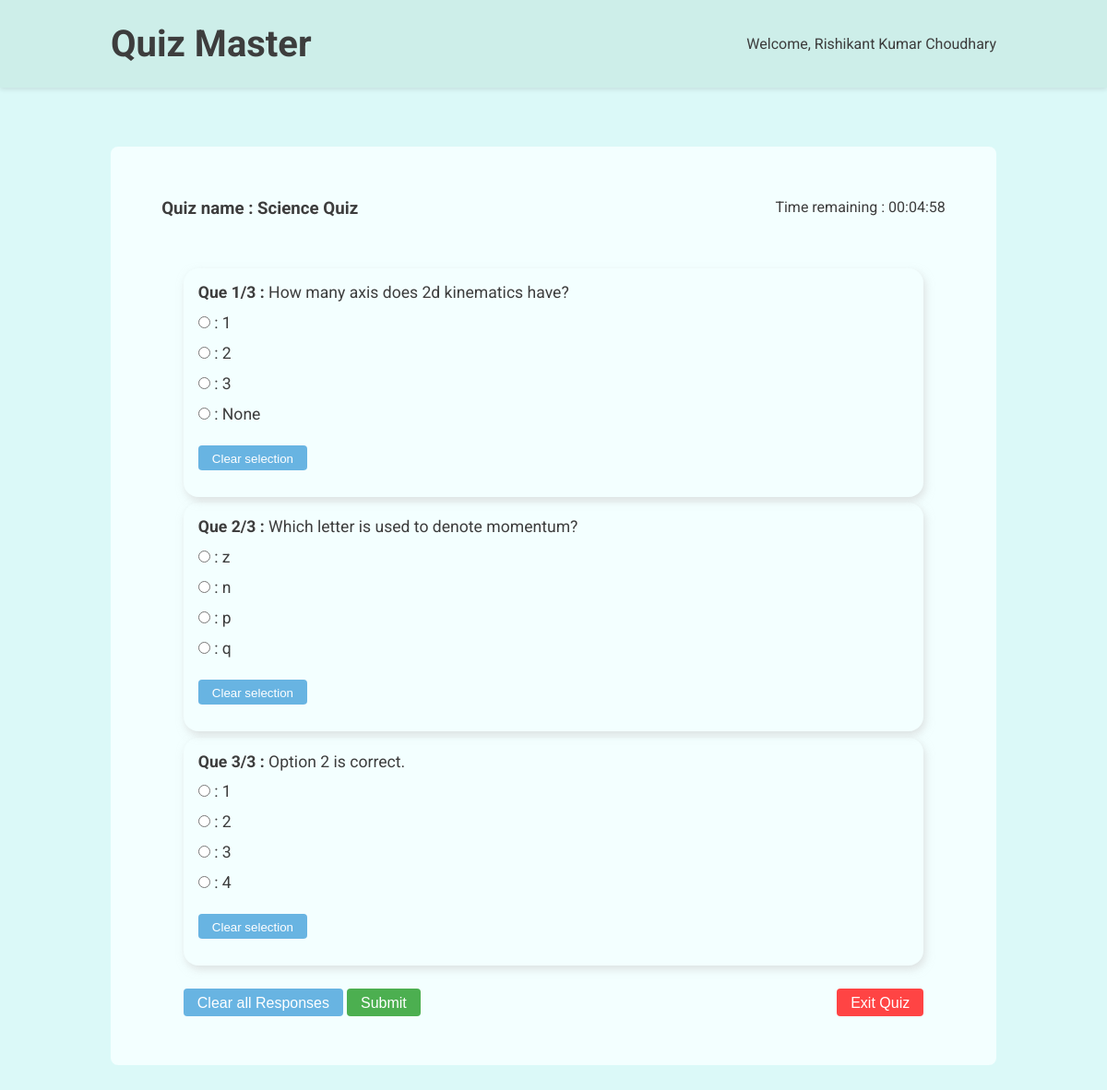
Screenshot of /attempt-quiz/1 (signed in) with the database file from the repository.
### models.py (models this page shows, shortened)
class User(db.Model, UserMixin):
    __tablename__ = 'users'
    id = db.Column(db.Integer, primary_key=True)
    username = db.Column(db.String(80), unique=True, nullable=False)
    passhash = db.Column(db.String(256), nullable=False)
    fullname = db.Column(db.String(80), nullable=False)
    qualification = db.Column(db.String(80), nullable=False)
    dob = db.Column(db.Date, nullable=False)
    is_admin = db.Column(db.Boolean, nullable=False, default=False)
    @property
    def password(self):
        raise AttributeError('Password is not a readable attribute')

class Quizzes(db.Model):
    __tablename__ = 'quizzes'
    quizid = db.Column(db.Integer, primary_key=True)
    quizname = db.Column(db.String(80), unique=False, nullable=False)
    subjectid = db.Column(db.Integer, db.ForeignKey('subjects.subjectid'), nullable=False)
    duration = db.Column(db.Integer, nullable=False)
    quizdate = db.Column(db.Date, nullable=False)
    questions = db.relationship('Questions', backref='quiz', lazy=True)

class Questions(db.Model):
    __tablename__ = 'questions'
    questionid = db.Column(db.Integer, primary_key=True)
    quizid = db.Column(db.Integer, db.ForeignKey('quizzes.quizid'), nullable=False)
    chapterid = db.Column(db.Integer, db.ForeignKey('chapters.chapterid'), nullable=False)
    title = db.Column(db.String(80), nullable=False)
    statement = db.Column(db.String(512), nullable=False)
    option1 = db.Column(db.String(80), nullable=False)
    option2 = db.Column(db.String(80), nullable=False)
    option3 = db.Column(db.String(80), nullable=False)
    option4 = db.Column(db.String(80), nullable=False)
    ans = db.Column(db.Integer, nullable=False)

### routes.py (the view)
@app.route('/attempt-quiz/<int:quiz_id>')
@login_required
def attempt_quiz(quiz_id):
    return render_template('attempt-quiz.html', user = current_user, quiz = Quizzes.query.get(quiz_id), questions = Questions.query.filter_by(quizid=quiz_id).all())

### app.py (called while the page is built)
@login_manager.user_loader
def load_user(userid):
    return models.User.query.get(int(userid))

### templates/attempt-quiz.html (shortened to what this page needs)
{% extends "base.html" %}  {% block stylesheet %}
<link rel="stylesheet" href="{{ url_for('static', filename='navbar.css') }}" />
{% endblock %} {% block navbar %}
<header>
  <div class="header-container">
    <h1>Quiz Master</h1>
    <p>Welcome, {{ user.fullname}}</p>
  </div>
</header>
{% endblock %} {% block content %}
<main>
  <div class="sub-header">
    <h3>Quiz name : {{quiz.quizname}}</h3>
    <span
      >Time remaining : <span id="hour">00</span>:<span id="minute">21</span
      >:<span class="seconds">43</span></span
    >
  </div>
  <div class="question-display">
    <form method="post">
      {% for que in questions %}
      <div class="question-card">
        <p>
          <b>Que {{loop.index}}/{{quiz.questions|length}} :</b>
          {{que.statement}}
        </p>
        <div class="options">
          <div>
            <input
              type="radio"
              name="{{que.questionid}}"
              id="{{que.questionid}}1"
              value="1"
            />
            <label for="{{que.questionid}}1">: {{que.option1}}</label>
          </div>
          <div>
            <input
              type="radio"
              name="{{que.questionid}}"
              id="{{que.questionid}}2"
              value="2"
            />
            <label for="{{que.questionid}}2">: {{que.option2}}</label>
          </div>
          <div>
            <input
              type="radio"
              name="{{que.questionid}}"
              id="{{que.questionid}}3"
              value="3"
            />
            <label for="{{que.questionid}}3">: {{que.option3}}</label>
          </div>
          <div>
            <input
              type="radio"
              name="{{que.questionid}}"
              id="{{que.questionid}}4"
              value="4"
            />
            <label for="{{que.questionid}}4">: {{que.option4}}</label>
          </div>
          <div>
            <button
              class="blue"
              type="button"
              onclick="clearSelection({{que.questionid}})"
            >
              Clear selection
            </button>
          </div>
        </div>
      </div>
      {% endfor %}
      <div class="buttons-sec">
        <div>
          <button type="button" class="blue" onclick="clearAll()">
            Clear all Responses
          </button>
          <button type="button" class="green" onclick="submitQuiz()">
            Submit
          </button>
        </div>
        <div>
          <button type="button" class="red" onclick="exitQuiz()">
            Exit Quiz
          </button>
        </div>
      </div>
    </form>
  </div>
</main>
{% endblock %}

### static/index.css (style rules this page uses)
* { margin: 0; padding: 0; box-sizing: border-box; }
body { background-color: #dbf9f8; color: #3d3d3d; font-family: 'roboto', sans-serif; }

### static/navbar.css (style rules this page uses)
header { background-color: #cdeee9; padding: 1.5rem; box-shadow: 0 2px 5px rgba(0, 0, 0, 0.1); }
.header-container { margin: auto; width: 80vw; display: flex; justify-content: space-between; align-items: center; }
header h1 { margin: 0; font-size: 2.5rem; color: #3d3d3d; }

### templates/attempt-quiz.html (style rules this page uses)
main { margin: 4rem 0; padding: 0.5rem; min-height: 50vh; display: flex; flex-direction: column; align-items: center; background-color: #f3ffff; border-radius: 0.5rem; }
.sub-header { margin: 3rem 0; width: 90%; display: flex; justify-content: space-between; }
.question-display button { margin-top: 0.75rem; padding: 7px 15px 5px; color: #fff; border: none; border-radius: 0.25rem; cursor: pointer; }
.question-display { margin-bottom: 2rem; width: 85%; font-size: 1.1rem; }
.question-card { padding: 1rem; border-radius: 1rem; box-shadow: 2px 4px 10px #cccccc98; }
.options { margin: 1rem 0; display: flex; flex-direction: column; }
.question-display div { margin: 0.4rem 0; }
.buttons-sec { font-size: 1rem; display: flex; justify-content: space-between; }
.buttons-sec button { font-size: 1rem; }
.blue { background-color: #68b4e2; }
.green { background-color: #4caf50; }
.red { background-color: #f44; }

### rows the page displays
User: fullname "Rishikant Kumar Choudhary"
Quizzes: quizname "Science Quiz"
Questions: questions|length "3", statement "How many axis does 2d kinematics have?", option1 "1", option2 "2", option3 "3", option4 "None"
Questions: questions|length "3", statement "Which letter is used to denote momentum?", option1 "z", option2 "n", option3 "p", option4 "q"
Questions: questions|length "3", statement "Option 2 is correct.", option1 "1", option2 "2", option3 "3", option4 "4"
